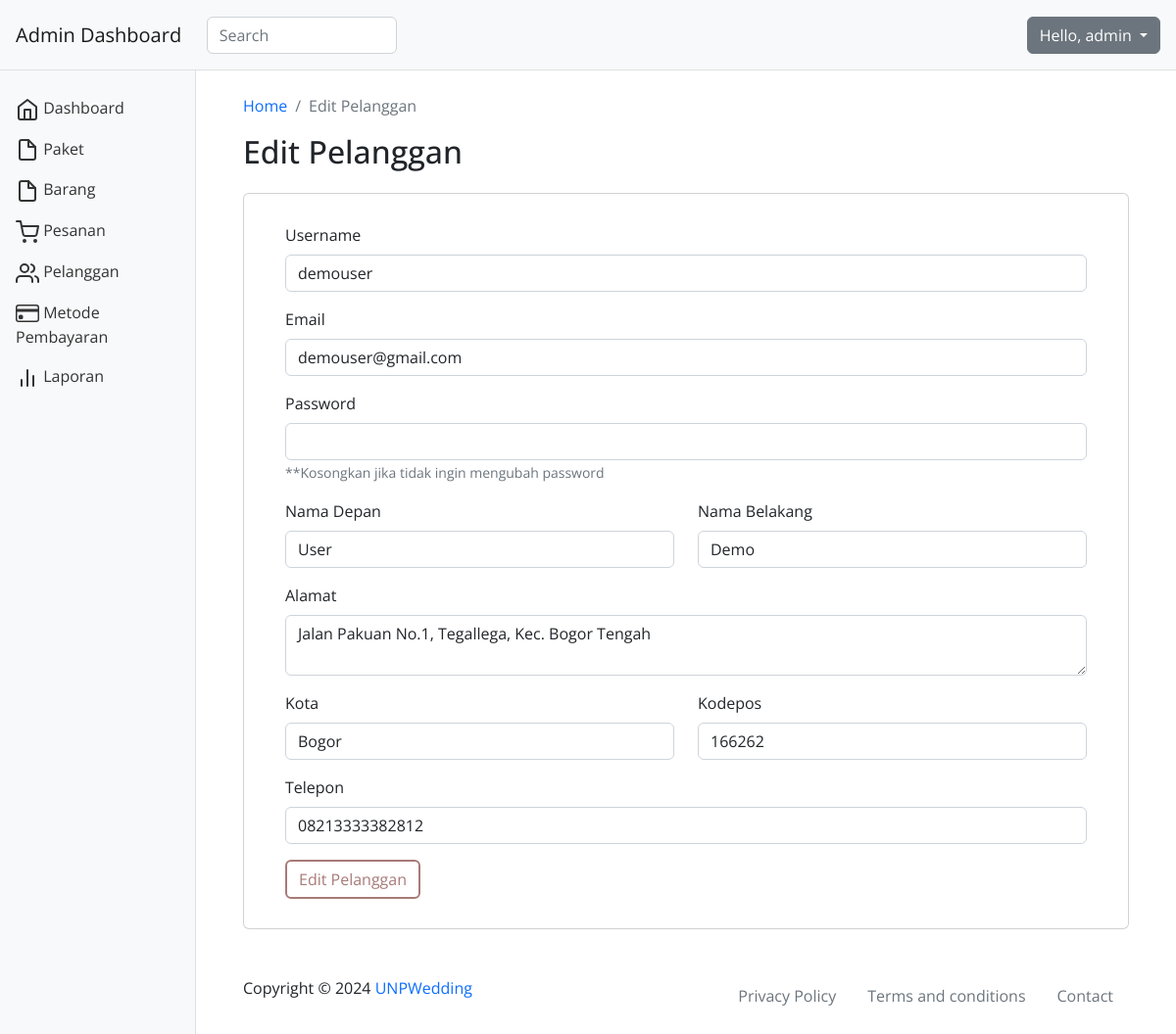
Page /dashboard/edit_customer.php?id=14 (signed in) on the committed database.
### tables this page shows
CREATE TABLE IF NOT EXISTS `users` (
  `user_id` int NOT NULL AUTO_INCREMENT,
  `username` varchar(255) NOT NULL,
  `password` varchar(255) NOT NULL,
  `email` varchar(255) NOT NULL,
  `level` enum('User','Admin') NOT NULL,
  `first_name` varchar(100) DEFAULT NULL,
  `last_name` varchar(100) DEFAULT NULL,
  `address` varchar(255) DEFAULT NULL,
  `city` varchar(100) DEFAULT NULL,
  `zipcode` varchar(10) DEFAULT NULL,
  `telephone` varchar(20) DEFAULT NULL,
  `created_at` datetime NOT NULL,
  PRIMARY KEY (`user_id`)
);

### dashboard/edit_customer.php (the view, shortened to what this page needs)
<?php
require_once("function_page.php");
require_once("function_customers.php");
$username = $_SESSION['username'];
?>
<?php
if (isset($_GET['id'])) {
    $user_id = intval($_GET['id']);
} else {
    die("ID pengguna tidak ditemukan.");
}
function getUserData($user_id) {
    global $conn;
    $stmt = $conn->prepare("SELECT username, email, first_name, last_name, address, city, zipcode, telephone FROM users WHERE user_id = ?");
    $stmt->bind_param("i", $user_id);
    $stmt->execute();
    $result = $stmt->get_result();
    return $result->fetch_assoc();
}
$userData = getUserData($user_id);
?>
<!DOCTYPE html>
<html lang="en">
<head>
    <link rel="stylesheet" href="../vendor/bootstrap/css/bootstrap.min.css">
    <link rel="stylesheet" href="../assets/css/chartist.min.css">
    <link rel="stylesheet" href="../assets/css/style.css">
    <link rel="stylesheet" href="https://cdn.datatables.net/2.0.4/css/dataTables.dataTables.min.css">
</head>
<body>
    <nav class="navbar navbar-light bg-light p-3">
        <div class="d-flex col-12 col-md-3 col-lg-2 mb-2 mb-lg-0 flex-wrap flex-md-nowrap justify-content-between">
            <a class="navbar-brand" href="index.php">
            </a>
        </div>
        <div class="col-12 col-md-4 col-lg-2">
            <input class="form-control form-control-dark" type="text" placeholder="Search" aria-label="Search">
        </div>
        <div class="col-12 col-md-5 col-lg-8 d-flex align-items-center justify-content-md-end mt-3 mt-md-0">
            <div class="dropdown">
                <button class="btn btn-secondary dropdown-toggle" type="button" id="dropdownMenuButton" data-toggle="dropdown" aria-expanded="false">
                    Hello, <?php echo $username; ?>
                </button>
            </div>
        </div>
    </nav>
    <div class="container-fluid">
        <div class="row">
            <main class="col-md-9 col-lg-10 offset-md-2 px-md-5 py-4">
                <nav aria-label="breadcrumb">
                    <ol class="breadcrumb">
                        <li class="breadcrumb-item"><a href="index.php">Home</a></li>
                        <li class="breadcrumb-item active" aria-current="page">Edit Pelanggan</li>
                    </ol>
                </nav>
                <h1 class="h2">Edit Pelanggan</h1>
                <div class="row">
                    <div class="col-12 col-xl-12 mb-4 mb-lg-0">
                        <div class="card">
                            <div class="container">
                                <form action="<?php echo $_SERVER["PHP_SELF"] . '?id=' . $user_id; ?>" method="POST" enctype="multipart/form-data">
                                    <div class="mb-3">
                                        <label for="username" class="form-label">Username</label>
                                        <input type="text" class="form-control" id="username" name="username" value="<?php echo htmlspecialchars($userData['username']); ?>" required>
                                    </div>
                                    <div class="mb-3">
                                        <label for="email" class="form-label">Email</label>
                                        <input type="email" class="form-control" id="email" name="email" value="<?php echo htmlspecialchars($userData['email']); ?>" required>
                                    </div>
                                    <div class="mb-3">
                                        <label for="description" class="form-label">Password</label>
                                        <input type="password" class="form-control" id="password" name="password">
                                        <small class="form-text text-muted">**Kosongkan jika tidak ingin mengubah password</small>
                                    </div>
                                    <div class="row">
                                        <div class="mb-3 col-md-6">
                                            <label for="first_name" class="form-label">Nama Depan</label>
                                            <input type="text" class="form-control" id="first_name" name="first_name" value="<?php echo htmlspecialchars($userData['first_name']); ?>" required>
                                        </div>
                                        <div class="mb-3 col-md-6">
                                            <label for="last_name" class="form-label">Nama Belakang</label>
                                            <input type="text" class="form-control" id="last_name" name="last_name" value="<?php echo htmlspecialchars($userData['last_name']); ?>" required>
                                        </div>
                                    </div>
                                    <div class="mb-3">
                                        <label for="address" class="form-label">Alamat</label>
                                        <textarea class="form-control" id="address" name="address" rows="2" required><?php echo htmlspecialchars($userData['address']); ?></textarea>
                                    </div>
                                    <div class="row">
                                        <div class="mb-3 col-md-6">
                                            <label for="city" class="form-label">Kota</label>
                                            <input type="text" class="form-control" id="city" name="city" value="<?php echo htmlspecialchars($userData['city']); ?>" required>
                                        </div>
                                        <div class="mb-3 col-md-6">
                                            <label for="zipcode" class="form-label">Kodepos</label>
                                            <input type="text" class="form-control" id="zipcode" name="zipcode" value="<?php echo htmlspecialchars($userData['zipcode']); ?>" required>
                                        </div>
                                    </div>
                                    <div class="mb-3">
                                        <label for="telephone" class="form-label">Telepon</label>
                                        <input type="text" class="form-control" id="telephone" name="telephone" value="<?php echo htmlspecialchars($userData['telephone']); ?>" required>
                                    </div>
                                    <button type="submit" class="btn btn-primary">Edit Pelanggan</button>
                                </form>
                            </div>
                        </div>
                    </div>
                    <footer class="pt-5 d-flex justify-content-between">
                        <span>Copyright © 2024 <a href="#">UNPWedding</a></span>
                        <ul class="nav m-0">
                            <li class="nav-item">
                                <a class="nav-link text-secondary" aria-current="page" href="#">Privacy Policy</a>
                            </li>
                            <li class="nav-item">
                                <a class="nav-link text-secondary" href="#">Terms and conditions</a>
                            </li>
                            <li class="nav-item">
                                <a class="nav-link text-secondary" href="#">Contact</a>
                            </li>
                        </ul>
                    </footer>
            </main>
        </div>
    </div>
</body>
</html>

### assets/css/style.css (style rules this page uses)
html, body, div, span, applet, object, iframe, h1, h2, h3, h4, h5, h6, p, blockquote, div pre, a, abbr, acronym, address, big, cite, code, del, dfn, em, font, img, ins, kbd, q, s, samp, small, strike, strong, sub, sup, tt, var, b, u, i, center, dl, dt, dd, ol, ul, li, figure, header, nav, section, article, aside, footer, figcaption { margin: 0; padding: 0; border: 0; outline: 0; }
ul, li { padding: 0; margin: 0; list-style: none; }
header, nav, section, article, aside, footer, hgroup { display: block; }
* { box-sizing: border-box; }
html, body { font-family: 'Open Sans', sans-serif; -ms-text-size-adjust: 100%; -webkit-font-smoothing: antialiased; -moz-osx-font-smoothing: grayscale; }
a { text-decoration: none !important; }
h1, h2, h3, h4, h5, h6 { margin-top: 0px; margin-bottom: 0px; font-weight: 700; }
ul { margin-bottom: 0px; }
html, body { font-family: 'Open Sans', sans-serif; }
.nav { justify-content: right; }
.btn-primary { color: #A77B78; background-color: transparent; border: 2px solid #A77B78; }
button, .accordion-button { color: #A77B78; }
button, .accordion-button:hover { color: #000; }
.page-order, .card { margin: 30px 0 0 0; padding: 50px; }
button[type=button] { width: 100%; }
.page-payment, .card { margin: 15px 0 0 0; padding: 30px; }
.main, .col-lg-10 { float: right; }
.navbar { box-shadow: inset 0 -1px 0 rgba(0, 0, 0, .1); }
@media (min-width: 767.98px) { .navbar { top: 0; position: sticky; z-index: 999; } }
body { overflow-x: hidden; }

### rows in the picture
users: username "demouser", email "demouser@gmail.com", first_name "User", last_name "Demo", address "Jalan Pakuan No.1, Tegallega, Kec. Bogor Tengah", city "Bogor", zipcode "166262", telephone "08213333382812"

### other values in the picture
$username "admin"
